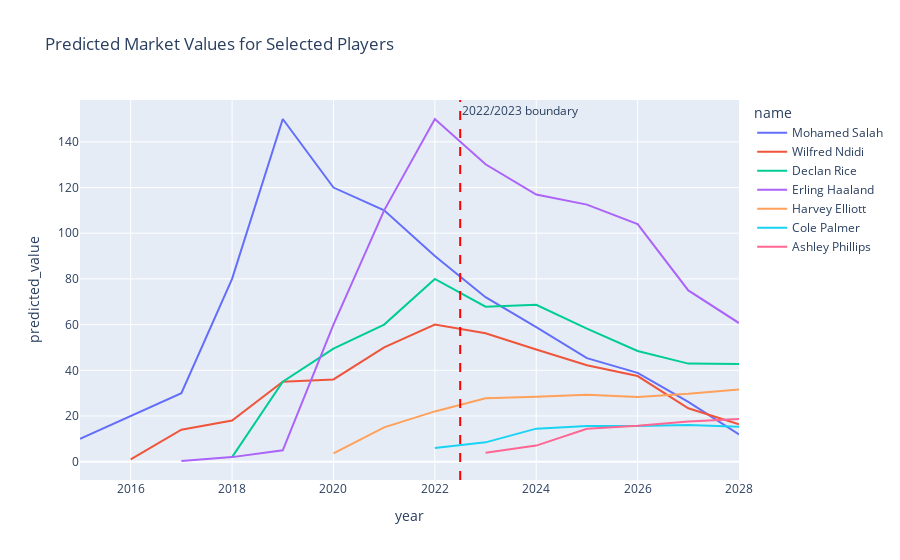

Notebook code cell kept with this figure:
### Code cell
players = [418560, 357662, 565822, 859951, 148455, 274839, 542580, 568177]
plot_player_value_trends(train_df=train_df, merged_df=merged, player_ids=players)

### Figure 1 — Plotly figure (JSON) as saved in the notebook; plotly's stock layout.template omitted (floating-point values rounded to 4 significant figures)
{"data": [{"customdata": [[22], [23], [24], [25], [27], [27], [28], [30], [30], [31], [32], [33], [34], [35]], "hovertemplate": "name=Mohamed Salah<br>year=%{x}<br>predicted_value=%{y}<br>age=%{customdata[0]}<extra></extra>", "legendgroup": "Mohamed Salah", "line": {"color": "#636efa", "dash": "solid"}, "marker": {"symbol": "circle"}, "mode": "lines", "name": "Mohamed Salah", "orientation": "v", "showlegend": true, "type": "scatter", "x": [2015, 2016, 2017, 2018, 2019, 2020, 2021, 2022, 2023, 2024, 2025, 2026, 2027, 2028], "xaxis": "x", "y": [10, 20, 30, 80, 150, 120, 110, 90, 71.99, 58.88, 45.31, 38.89, 26.21, 11.94], "yaxis": "y"}, {"customdata": [[19], [20], [21], [22], [23], [24], [25], [26], [27], [28], [29], [30], [31]], "hovertemplate": "name=Wilfred Ndidi<br>year=%{x}<br>predicted_value=%{y}<br>age=%{customdata[0]}<extra></extra>", "legendgroup": "Wilfred Ndidi", "line": {"color": "#EF553B", "dash": "solid"}, "marker": {"symbol": "circle"}, "mode": "lines", "name": "Wilfred Ndidi", "orientation": "v", "showlegend": true, "type": "scatter", "x": [2016, 2017, 2018, 2019, 2020, 2021, 2022, 2023, 2024, 2025, 2026, 2027, 2028], "xaxis": "x", "y": [1, 14, 18, 35, 36, 50, 60, 56.18, 49.08, 42.21, 37.49, 23.38, 16.37], "yaxis": "y"}, {"customdata": [[18], [20], [21], [22], [23], [24], [25], [26], [27], [28], [29]], "hovertemplate": "name=Declan Rice<br>year=%{x}<br>predicted_value=%{y}<br>age=%{customdata[0]}<extra></extra>", "legendgroup": "Declan Rice", "line": {"color": "#00cc96", "dash": "solid"}, "marker": {"symbol": "circle"}, "mode": "lines", "name": "Declan Rice", "orientation": "v", "showlegend": true, "type": "scatter", "x": [2018, 2019, 2020, 2021, 2022, 2023, 2024, 2025, 2026, 2027, 2028], "xaxis": "x", "y": [2, 35, 49.5, 60, 80, 67.84, 68.66, 58.21, 48.47, 42.93, 42.71], "yaxis": "y"}, {"customdata": [[17], [18], [18], [19], [20], [21], [22], [23], [24], [25], [26], [27]], "hovertemplate": "name=Erling Haaland<br>year=%{x}<br>predicted_value=%{y}<br>age=%{customdata[0]}<extra></extra>", "legendgroup": "Erling Haaland", "line": {"color": "#ab63fa", "dash": "solid"}, "marker": {"symbol": "circle"}, "mode": "lines", "name": "Erling Haaland", "orientation": "v", "showlegend": true, "type": "scatter", "x": [2017, 2018, 2019, 2020, 2021, 2022, 2023, 2024, 2025, 2026, 2027, 2028], "xaxis": "x", "y": [0.3, 2, 5, 60, 110, 150, 130.2, 116.9, 112.5, 104.0, 74.96, 60.68], "yaxis": "y"}, {"customdata": [[17], [17], [18], [20], [21], [22], [23], [24], [25]], "hovertemplate": "name=Harvey Elliott<br>year=%{x}<br>predicted_value=%{y}<br>age=%{customdata[0]}<extra></extra>", "legendgroup": "Harvey Elliott", "line": {"color": "#FFA15A", "dash": "solid"}, "marker": {"symbol": "circle"}, "mode": "lines", "name": "Harvey Elliott", "orientation": "v", "showlegend": true, "type": "scatter", "x": [2020, 2021, 2022, 2023, 2024, 2025, 2026, 2027, 2028], "xaxis": "x", "y": [3.6, 15, 22, 27.73, 28.42, 29.29, 28.34, 29.7, 31.56], "yaxis": "y"}, {"customdata": [[20], [21], [22], [23], [24], [25], [26]], "hovertemplate": "name=Cole Palmer<br>year=%{x}<br>predicted_value=%{y}<br>age=%{customdata[0]}<extra></extra>", "legendgroup": "Cole Palmer", "line": {"color": "#19d3f3", "dash": "solid"}, "marker": {"symbol": "circle"}, "mode": "lines", "name": "Cole Palmer", "orientation": "v", "showlegend": true, "type": "scatter", "x": [2022, 2023, 2024, 2025, 2026, 2027, 2028], "xaxis": "x", "y": [6, 8.457, 14.46, 15.63, 15.57, 16.03, 15.28], "yaxis": "y"}, {"customdata": [[17], [18], [19], [20], [21], [22]], "hovertemplate": "name=Ashley Phillips<br>year=%{x}<br>predicted_value=%{y}<br>age=%{customdata[0]}<extra></extra>", "legendgroup": "Ashley Phillips", "line": {"color": "#FF6692", "dash": "solid"}, "marker": {"symbol": "circle"}, "mode": "lines", "name": "Ashley Phillips", "orientation": "v", "showlegend": true, "type": "scatter", "x": [2023, 2024, 2025, 2026, 2027, 2028], "xaxis": "x", "y": [3.907, 7.049, 14.4, 15.75, 17.6, 18.66], "yaxis": "y"}], "layout": {"annotations": [{"showarrow": false, "text": "2022/2023 boundary", "x": 2022.0, "xanchor": "left", "xref": "x", "y": 1, "yanchor": "top", "yref": "y domain"}], "legend": {"title": {"text": "name"}, "tracegroupgap": 0}, "shapes": [{"line": {"color": "red", "dash": "dash"}, "type": "line", "x0": 2022.0, "x1": 2022.0, "xref": "x", "y0": 0, "y1": 1, "yref": "y domain"}], "title": {"text": "Predicted Market Values for Selected Players"}, "xaxis": {"anchor": "y", "domain": [0, 1], "title": {"text": "year"}}, "yaxis": {"anchor": "x", "domain": [0, 1], "title": {"text": "predicted_value"}}}}
